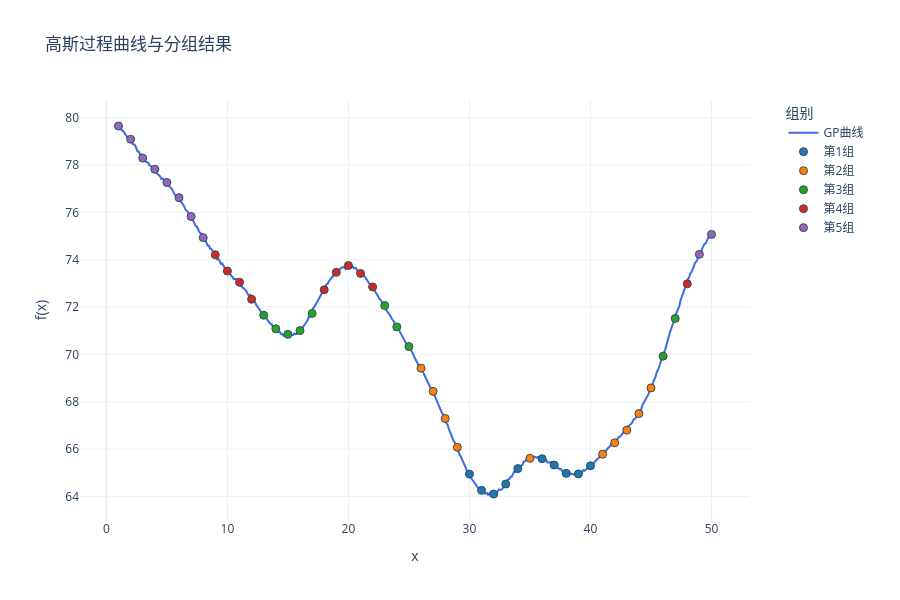

The notebook cell saved with this chart:
### Code cell
import numpy as np
import plotly.graph_objects as go
from sklearn.gaussian_process import GaussianProcessRegressor
from sklearn.gaussian_process.kernels import RBF, ConstantKernel,WhiteKernel

import sys
import os
# 使用当前工作目录
project_root = os.path.dirname(os.getcwd())  # 获取当前目录的父目录
sys.path.insert(0, project_root)
from util.methods import assign_variances

seed = 16
# 定义核函数
kernel = ConstantKernel(25.0) * RBF(length_scale=4.0) + WhiteKernel(1e-3)
gp = GaussianProcessRegressor(kernel=kernel)

x_dense = np.linspace(1, 50, 500).reshape(-1, 1)

y_dense = gp.sample_y(x_dense, n_samples=1, random_state=seed).flatten() + 70

# 提取整数点对应的y值
integer_points = np.arange(1, 51)
y_integers = y_dense[np.linspace(0, 499, 50, dtype=int)]

# 计算整数点的协方差矩阵
cov_matrix = kernel(integer_points.reshape(-1,1))

# 计算相关性矩阵
std_dev = np.sqrt(np.diag(cov_matrix))  
corr_matrix = cov_matrix / np.outer(std_dev, std_dev)  

np.savetxt('Sigma1.txt', cov_matrix, 
           fmt='%.6f',
           header=f'高斯过程协方差矩阵(1-50整数点)\n核函数: {kernel}')

np.savetxt('correlation_matrix.txt', corr_matrix,
           fmt='%.6f',
           header=f'高斯过程相关性矩阵(1-50整数点)\n核函数: {kernel}')

np.savetxt('mu.txt', 
           y_integers,
           fmt='%.6f',
           header='真实均值')

# 创建分组标签 (5组，每组10个点)
group_labels = np.floor(np.argsort(np.argsort(y_integers))/10).astype(int)
group_names = [f"第{i+1}组" for i in range(5)]  # 组别名称

fig = go.Figure()

fig.add_trace(go.Scatter(
    x=x_dense.flatten(), 
    y=y_dense,
    mode='lines',
    name='GP曲线',
    line=dict(color='royalblue', width=2)
))

colors = ['#1f77b4', '#ff7f0e', '#2ca02c', '#d62728', '#9467bd']  # 5种不同颜色
for group in range(5):
    mask = (group_labels == group)
    fig.add_trace(go.Scatter(
        x=integer_points[mask],
        y=y_integers[mask],
        mode='markers',
        name=group_names[group],
        marker=dict(
            color=colors[group],
            size=8,
            line=dict(width=1, color='DarkSlateGrey')
    )))

fig.update_layout(
    title='高斯过程曲线与分组结果',
    xaxis_title='x',
    yaxis_title='f(x)',
    template='plotly_white',
    height=600,
    width=900,
    legend=dict(
        title='组别',
        x=1.05,
        y=1,
        xanchor='left',
        yanchor='top',
        bgcolor='rgba(255,255,255,0.8)'
    ),
    margin=dict(r=150) 
)

fig.show()

### Figure 1 — Plotly figure (JSON) as saved in the notebook; plotly's stock layout.template omitted (floating-point values rounded to 4 significant figures; data arrays with more than 128 entries replaced by an {"elided": "..."} marker saying what was removed)
{"data": [{"line": {"color": "royalblue", "width": 2}, "mode": "lines", "name": "GP曲线", "type": "scatter", "x": {"elided": "500 float values"}, "y": {"elided": "500 float values"}}, {"marker": {"color": "#1f77b4", "line": {"color": "DarkSlateGrey", "width": 1}, "size": 8}, "mode": "markers", "name": "第1组", "type": "scatter", "x": [30, 31, 32, 33, 34, 36, 37, 38, 39, 40], "y": [64.95, 64.26, 64.11, 64.53, 65.18, 65.6, 65.33, 64.98, 64.96, 65.3]}, {"marker": {"color": "#ff7f0e", "line": {"color": "DarkSlateGrey", "width": 1}, "size": 8}, "mode": "markers", "name": "第2组", "type": "scatter", "x": [26, 27, 28, 29, 35, 41, 42, 43, 44, 45], "y": [69.42, 68.44, 67.3, 66.08, 65.62, 65.79, 66.27, 66.8, 67.5, 68.59]}, {"marker": {"color": "#2ca02c", "line": {"color": "DarkSlateGrey", "width": 1}, "size": 8}, "mode": "markers", "name": "第3组", "type": "scatter", "x": [13, 14, 15, 16, 17, 23, 24, 25, 46, 47], "y": [71.65, 71.08, 70.85, 71.01, 71.73, 72.06, 71.16, 70.33, 69.93, 71.52]}, {"marker": {"color": "#d62728", "line": {"color": "DarkSlateGrey", "width": 1}, "size": 8}, "mode": "markers", "name": "第4组", "type": "scatter", "x": [9, 10, 11, 12, 18, 19, 20, 21, 22, 48], "y": [74.21, 73.52, 73.05, 72.33, 72.73, 73.46, 73.76, 73.42, 72.85, 72.98]}, {"marker": {"color": "#9467bd", "line": {"color": "DarkSlateGrey", "width": 1}, "size": 8}, "mode": "markers", "name": "第5组", "type": "scatter", "x": [1, 2, 3, 4, 5, 6, 7, 8, 49, 50], "y": [79.64, 79.09, 78.29, 77.82, 77.26, 76.62, 75.82, 74.93, 74.23, 75.07]}], "layout": {"height": 600, "legend": {"bgcolor": "rgba(255,255,255,0.8)", "title": {"text": "组别"}, "x": 1.05, "xanchor": "left", "y": 1, "yanchor": "top"}, "margin": {"r": 150}, "title": {"text": "高斯过程曲线与分组结果"}, "width": 900, "xaxis": {"title": {"text": "x"}}, "yaxis": {"title": {"text": "f(x)"}}}}
